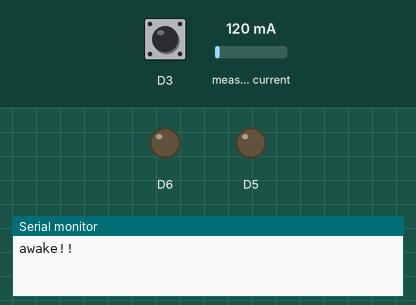
Recording of a sketch running on a simulated ESP8266 (NodeMCU). Parts: output pins drawn as LEDs (lit = HIGH), the last lines printed to the serial monitor. Inputs (shaded band) come from the test bench; at power-on: D3 HIGH, measured current 120 mA. WiFi joins after 1.5 s; servers stay silent unless stated; no MQTT or app messages arrive unless stated.

Above: at 0.0 s.
At 62.2 s:
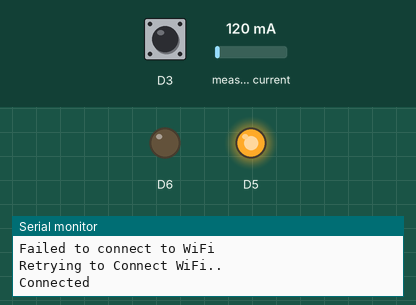
At 66.3 s:
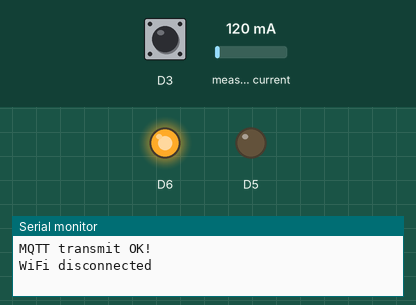
Timing chart, 0 to 68.7 s (numbered marks = the images above):
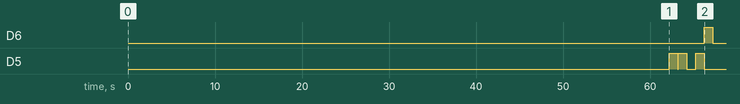

Measured:
- by itself, D6: LOW → HIGH at 66.2 s, → LOW 1.0 s later
- by itself, D5: goes HIGH 1.0 s, LOW 0.05 s, HIGH 1.0 s, LOW 1.0 s, HIGH 1.0 s, then LOW

The sketch:

RPM_machine.ino
```cpp
//............Library.............//
#include <ESP8266WiFi.h>
#include <Wire.h>
#include "Adafruit_MQTT.h"
#include "Adafruit_MQTT_Client.h"

#define MQTT_SERVER "broker.hivemq.com"
#define MQTT_SERVERPORT 1883
#define MQTT_USERNAME "sourav"
#define MQTT_KEY "11225633"

#include "EmonLib.h"
// Include Emon Library
EnergyMonitor emon1;
// Create an instance


//.....................MQTT_topic.....................//

WiFiClient client;
Adafruit_MQTT_Client mqtt(&client, MQTT_SERVER, MQTT_SERVERPORT, MQTT_USERNAME, MQTT_KEY);
Adafruit_MQTT_Publish Digital = Adafruit_MQTT_Publish(&mqtt, "dsviot1");

//.........Global...........//
//int D5=0;
//int D6=0;
//int analogPin = A0;
int sensorValue;
double Irms;

unsigned long lastMsg = 0;

//int D3=0; //digital 3
int counter = 0;
int state;
int laststate = HIGH;

int count;
long prev_time;
//long interval = 60*1000ul; // time in ms
long interval = 60000ul; // time in ms

float ratio = 30;

//..........main_setup..........//

void MQTT_connect();

void setup() {
  Serial.begin(115200);
  pinMode(D3, INPUT);
  pinMode(D5, OUTPUT);
  pinMode(D6, OUTPUT);
  emon1.current(A0, 111.1);             // Current: input pin, calibration.
}


//............Analog Current Sensor..............//
int analog_sensor_data() {
  Irms = emon1.calcIrms(1480);  // Calculate Irms only
  return Irms;
}


//..........................Counter Data..............................//
int counter_data(){
  prev_time = millis();
  counter = 0;
  Serial.println("inside counter");
  while((millis() - prev_time) < interval){
    int state = digitalRead(D3);
       if ( state != laststate) {
       //was motion detected
 //    Serial.println("start!!");
       counter=counter+1;
      }
  laststate = state;
    delay(0);
  }
  return counter;
}

//..........................WiFi_setup..............................//

void set_wifi() {
  int tryCount = 0;
  Serial.println("");
  Serial.println("Connecting to WiFi");
  WiFi.begin("DataSoft_WiFi", "support123");

  while (WiFi.status() != WL_CONNECTED) {
    Serial.println("Failed to connect to WiFi");
    delay(1000);
    Serial.println("Retrying to Connect WiFi..");
    tryCount++;
    if (tryCount == 10) return loop(); //exiting loop after trying 10 times
  }

  if (tryCount != 0 && tryCount < 10) {
    Serial.println("Connected");
    green_led();
    Serial.println(WiFi.localIP());
    tryCount = 0;
  }
}

//.............................MQTT_connection...............................//

void MQTT_connect() {
  int8_t ret;
  // Stop if already connected.
  if (mqtt.connected()) {
    return;
  }

  Serial.print("Connecting to MQTT... ");

  uint8_t retries = 3;
  while ((ret = mqtt.connect()) != 0) { // connect will return 0 for connected
    Serial.println(mqtt.connectErrorString(ret));
    Serial.println("Retrying MQTT connection in 5 seconds...");
    mqtt.disconnect();
    delay(5000); // wait 5 seconds
    retries--;
    if (retries == 0) {
      // basically die and wait for WDT to reset me
      while (1);
    }
  }
  Serial.println("MQTT Connected!");
  green_led();
}

//..............................mqtt_publish............................//

void publish_data() {
  String msg2 = "";
  msg2 = msg2 + "{\"device_id\":" + 3 + ", " + "\"analog_sensor\":" + Irms  +", " + "\"counter\":" + counter + "}";
  //msg2= msg2 + "test4";
  Serial.println(msg2);
  delay(1000);

  if (! Digital.publish(msg2.c_str())) {
    Serial.println(F("MQTT transmit Failed"));
    delay(50);
    red_led();
  }
  else
  {
    Serial.println(F("MQTT transmit OK!"));
//    delay(200);
    green_led();
  }
  WiFi.disconnect();
  Serial.println("WiFi disconnected");
//  delay(200);
  red_led();
  delay(1000);
  //deep_sleep();
}

void green_led() {
  digitalWrite(D5, HIGH);
  delay(1000);
  digitalWrite(D5, LOW);
}

void red_led() {
  digitalWrite(D6, HIGH);
  delay(1000);
  digitalWrite(D6, LOW);
}


void loop() {
  Serial.println("awake!!");
  //delay(40*1000ul);
  Serial.println("start!!");

  Serial.println("");
  counter_data();
  analog_sensor_data();
  set_wifi();
  if (WiFi.status() == WL_CONNECTED) {
    MQTT_connect();
    publish_data();
    delay(1000);
  }
}
```
